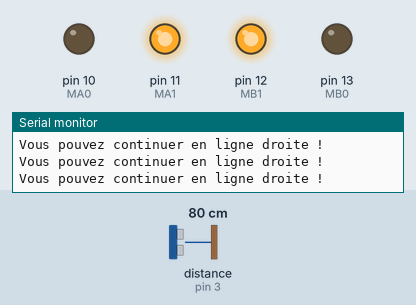
Simulated run of this program. Board: Arduino Uno, built with avr-gcc and run on an emulated ATmega328P. Parts: output pins drawn as LEDs (lit = HIGH), the last lines printed to the serial monitor. Wiring (inferred from the names in the program): ultrasonic range finder: trigger pin 2; echo pin 3. The inputs (shaded band) are chosen by the test bench; at power-on: distance to the obstacle (sensor on pin 3) 80 cm. The echo pulse lasts 58.3 µs per cm; random numbers use the default seed unless the program sets one; pins used as bus, display or sensor lines are not drawn.

Above: at 1.3 s.
1.4 s: distance to the obstacle (sensor on pin 3) set to 18 cm
2.9 s: distance to the obstacle (sensor on pin 3) set to 14 cm
At 4.0 s:
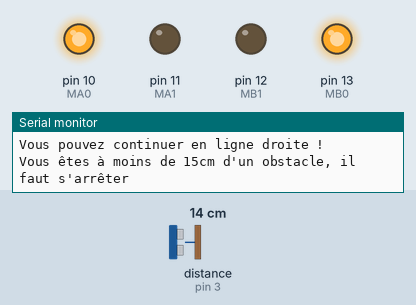
At 5.7 s:
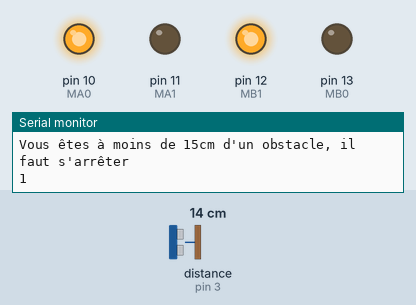
5.9 s: distance to the obstacle (sensor on pin 3) set to 35 cm
At 8.0 s:
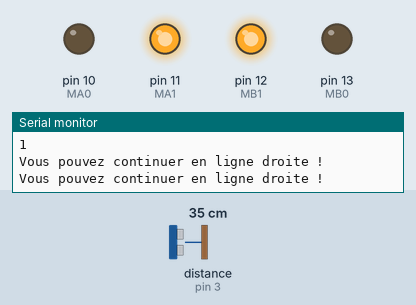
Timing chart, 0 to 9.5 s (numbered marks = the images above; inputs shaded):
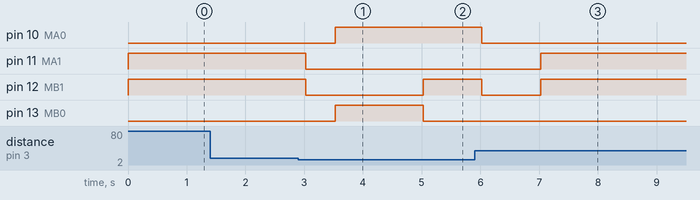

Measured:
- the behaviour switches between 16 and 15 cm on distance to the obstacle (sensor on pin 3) (found by bisection; images 0 and 1)
- after the input at 2.9 s, pin 10 (MA0): LOW → HIGH after 0.62 s; pin 11 (MA1): HIGH → LOW after 0.12 s; pin 12 (MB1): HIGH → LOW after 0.12 s, → HIGH 2.0 s later; pin 13 (MB0): LOW → HIGH after 0.62 s, → LOW 1.5 s later
- after the input at 5.9 s, pin 11 (MA1): LOW → HIGH after 1.1 s

The program:

main.cpp
```cpp
#include <Arduino.h>


const byte TRIGGER_PIN = 2; // Broche TRIGGER
const byte ECHO_PIN = 3;    // Broche ECHO

// Bits pour le moteur A
int MA0 = 10;
int MA1 = 11;

// Bits pour le moteur B
int MB0 = 13;
int MB1 = 12;

long randomNumber;  // Nombre random pour choisir de partir à droite ou à gauche

/* Vitesse du son dans l'air en mm/microsecondes */
const float SOUND_SPEED = 340.0 / 1000;

void setup() {
  /* Initialise le port serie */
  Serial.begin(9600);
  /* Initialise les broches */
  pinMode(TRIGGER_PIN, OUTPUT);
  digitalWrite(TRIGGER_PIN, LOW); // La broche TRIGGER doit etre LOW au repos
  pinMode(ECHO_PIN, INPUT);

  // OUTPUTS
  pinMode(MA0, OUTPUT);
  pinMode(MA1, OUTPUT);
  pinMode(MB0, OUTPUT);
  pinMode(MB1, OUTPUT);
}

void goForward(){
  // On indique au moteur A de mettre la marche avant
  digitalWrite(MA0, LOW);
  digitalWrite(MA1, HIGH);

  // On indique au moteur B de mettre la marche avant
  digitalWrite(MB0, LOW);
  digitalWrite(MB1, HIGH);

  // Il n'y a pas de delay, la roue tourne infiniement tant qu'elle ne rencontre pas d'obstacle
}

void stop(){
  // On indique au moteur A de se stopper
  digitalWrite(MA0, LOW);
  digitalWrite(MA1, LOW);

  // On indique au moteur B de se stopper
  digitalWrite(MB0, LOW);
  digitalWrite(MB1, LOW);

  // On se stoppe pendant une demi-seconde
  delay(500);
}

void goBackward(){
  // On indique au moteur A de faire marche arrière
  digitalWrite(MA0, HIGH);
  digitalWrite(MA1, LOW);

  // On indique au moteur B de faire marche arrière
  digitalWrite(MB0, HIGH);
  digitalWrite(MB1, LOW);

  // On fait marche arrière pendant une seconde et demi
  delay(1500);
}

void turnOnTheLeft(){
  // Le moteur A fait la marche avant
  digitalWrite(MA0, LOW);
  digitalWrite(MA1, HIGH);

  // Le moteur B fait la marche arrière
  digitalWrite(MB0, HIGH);
  digitalWrite(MB1, LOW);

  // On tourne sur la gauche pendant une seconde
  delay(1000);
}

void turnOnTheRight(){
  // Le moteur A fait la marche arrière
  digitalWrite(MA0, HIGH);
  digitalWrite(MA1, LOW);

  // Le moteur B fait la marche avant
  digitalWrite(MB0, LOW);
  digitalWrite(MB1, HIGH);

  // On tourne sur la droite pendant une seconde
  delay(1000);
}

void changeDirection(){
  stop();   // En premier lieu, on se stoppe à la vue d'un obstacle
  goBackward();   // Puis on fait une marche arrière
  randomNumber = random(2.0);   // On choisit un nombre au hasard entre 0 et 1 (que l'on affiche dans la console par la suite)
  Serial.println(randomNumber);
  if(randomNumber < 1.0){
    turnOnTheLeft();    // Si le nombre choisit est 0, on va sur la gauche
  }
  else{
    turnOnTheRight();   // Sinon, on va sur la droite
  }
  stop();   // Enfin, on se stoppe une dernière fois, prêt à repartir
}

void loop() {

  /* Mesure de distance avec une impulsion HIGH sur la broche TRIGGER */
  digitalWrite(TRIGGER_PIN, HIGH);
  delayMicroseconds(10);
  digitalWrite(TRIGGER_PIN, LOW);

  long measure = pulseIn(ECHO_PIN, HIGH);   // Mesure du temps entre l'envoi de l'impulsion et sa réception

  float distance = measure / 2.0 * SOUND_SPEED;   // Calcul de la distance grâce au temps mesuré

  if(distance/1000 < 0.15){
    Serial.println("Vous êtes à moins de 15cm d'un obstacle, il faut s'arrêter");
    changeDirection();    // Si un obstacle est à moins de 10cm, on change de direction
  }
  else{
    Serial.println("Vous pouvez continuer en ligne droite !");
    goForward();    // Sinon, on va tout droit
  }

  // Délai d'attente pour ne pas afficher trop de résultats à la seconde
  delay(500);
}
```
